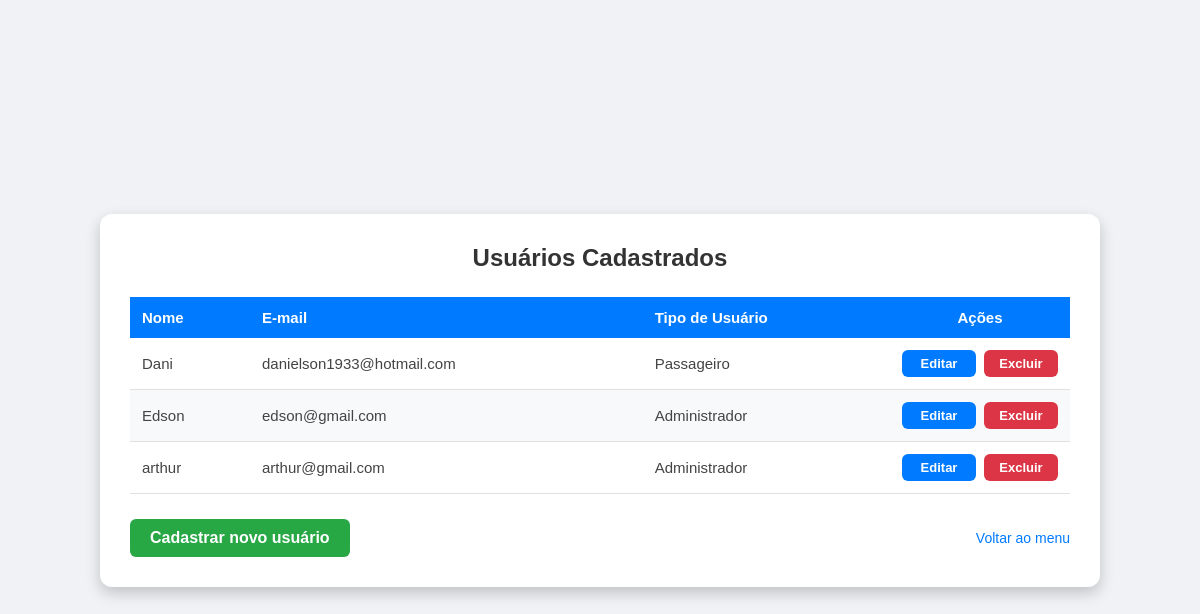
The page /usuario/listar/ on the database as committed earlier.
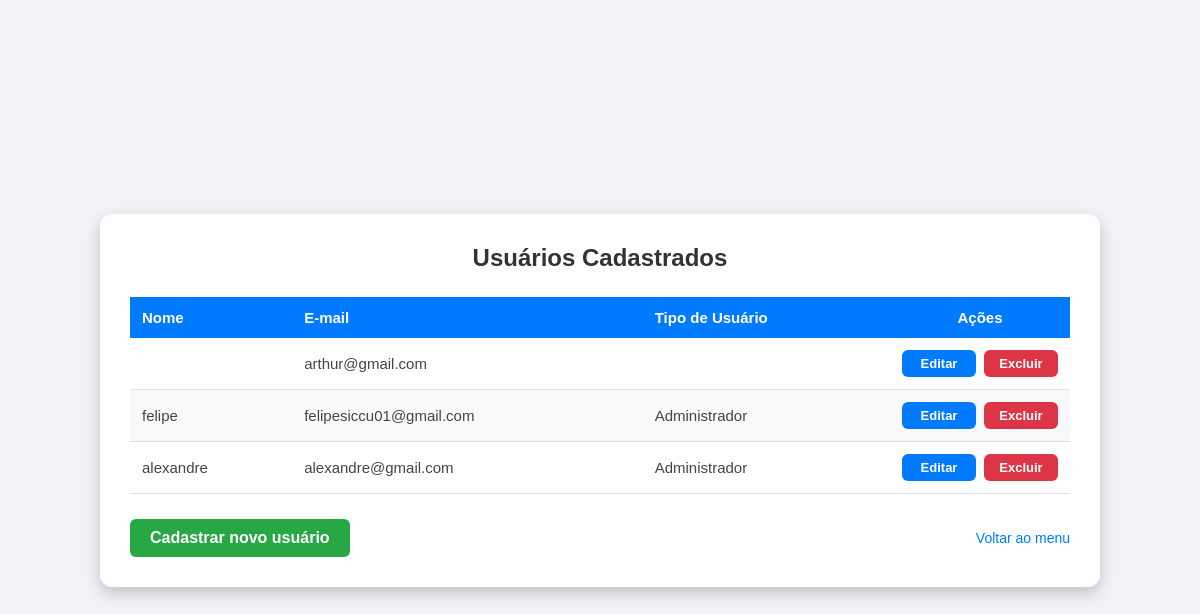
The same page on the database as committed later.
### Usuario/models.py (models this page shows, shortened)
class Usuario(AbstractUser):  # Alterado de models.Model para AbstractUser
    TIPO_CHOICES = [
        ('cliente', 'Passageiro'),
        ('guiche', 'Guichê / Operador'),
        ('administrador', 'Administrador'),
    ]
    nome = models.CharField(max_length=100)
    tipo_de_usuario = models.CharField(max_length=50, choices=TIPO_CHOICES)
    celular = models.CharField(max_length=20)

### Usuario/views.py (the view)
# urls.py: path('listar/', views.listar_usuarios, name='listar_usuarios'),
def listar_usuarios(request):
    usuarios = Usuario.objects.all()
    return render(request, 'Usuario/listar_usuarios.html', {'usuarios': usuarios})

### Usuario/templates/Usuario/listar_usuarios.html (shortened to what this page needs)
{% load static %}
<link rel="stylesheet" href="{% static 'Usuario/css/estilo.css' %}">
<!DOCTYPE html>
<html lang="pt-br">
<head>
    <link rel="stylesheet" href="{% static 'Usuario/css/estilo.css' %}?v=15">
</head>
<body>
    <div class="caixa larga">
        <h1>Usuários Cadastrados</h1>
        <table>
            <thead>
                <tr>
                    <th>Nome</th>
                    <th>E-mail</th>
                    <th>Tipo de Usuário</th>
                    <th style="text-align: center; width: 180px;">Ações</th>
                </tr>
            </thead>
            <tbody>
                {% for usuario in usuarios %}
                <tr>
                    <td>{{ usuario.nome }}</td>
                    <td>{{ usuario.email }}</td>
                    <td>{{ usuario.get_tipo_de_usuario_display }}</td>
                    <td>
                        <div style="display: flex; gap: 8px; justify-content: center;">
                            <a href="{% url 'editar_usuario' usuario.id %}" class="btn-acao btn-azul" style="padding: 6px 12px; font-size: 13px;">Editar</a>
                            <a href="{% url 'excluir_usuario' usuario.id %}" class="btn-acao btn-vermelho" style="padding: 6px 12px; font-size: 13px;" onclick="return confirm('Tem certeza que deseja remover este usuário do sistema?');">Excluir</a>
                        </div>
                    </td>
                </tr>
                {% empty %}
                <tr>
                    <td colspan="4" class="sem-dados">Nenhum usuário cadastrado.</td>
                </tr>
                {% endfor %}
            </tbody>
        </table>
        <div class="rodape-botoes">
            <a href="{% url 'cadastrar_usuario' %}" class="btn-acao btn-verde" style="width: auto; padding: 10px 20px;">Cadastrar novo usuário</a>
            <a href="{% url 'menu' %}" class="link-padrao" style="width: auto; margin: 0;">Voltar ao menu</a>
        </div>
    </div>
</body>
</html>

Rows that differ between the two databases and show on the page:
changed Usuario: email "danielson1933@hotmail.com" → "arthur@gmail.com"; nome "Dani" → (not shown); tipo_de_usuario "Passageiro" → (not shown)
changed Usuario: nome "Edson" → "felipe"; email "edson@gmail.com" → "felipesiccu01@gmail.com"
changed Usuario: nome "arthur" → "alexandre"; email "arthur@gmail.com" → "alexandre@gmail.com"
